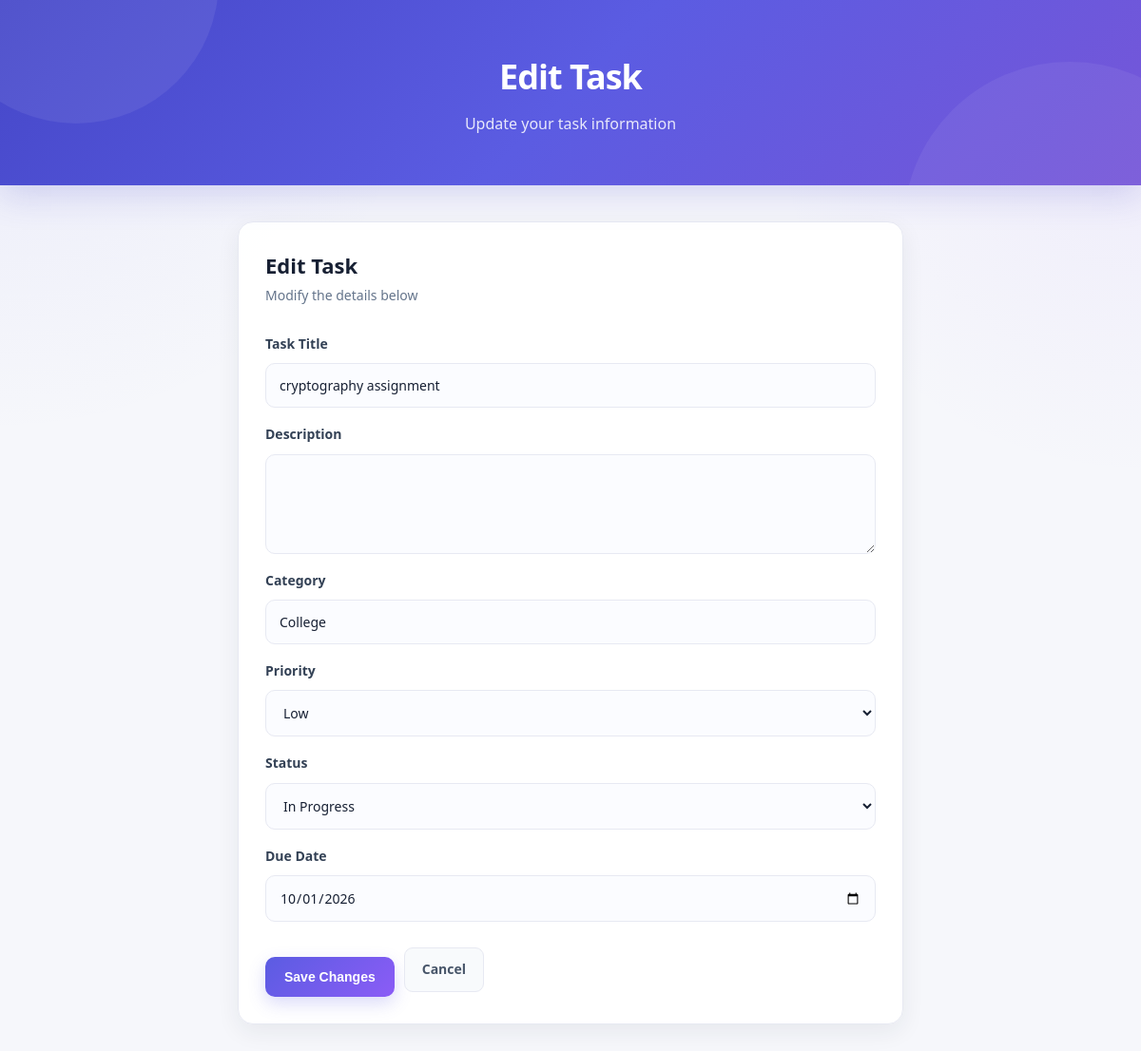
The app's page /edit/4 with its own data.
### tables this page shows
CREATE TABLE tasks (

            id INTEGER PRIMARY KEY AUTOINCREMENT,

            title TEXT NOT NULL,

            description TEXT,

            category TEXT NOT NULL DEFAULT 'General',

            priority TEXT NOT NULL DEFAULT 'Medium',

            status TEXT NOT NULL DEFAULT 'Pending',

            due_date TEXT,

            created_at TEXT NOT NULL DEFAULT CURRENT_TIMESTAMP

        );

### app.py (the view, shortened to what this page needs)
@app.route(
    "/edit/<int:task_id>",
    methods=["GET", "POST"]
)
def edit_task(task_id):
    conn = get_db_connection()
    task = conn.execute("""
        SELECT *
        FROM tasks
        WHERE id = ?
    """, (task_id,)).fetchone()
    conn.close()
    return render_template(
        "edit.html",
        task=task
    )

### app.py (called while the page is built)
def get_db_connection():
    conn = sqlite3.connect(DATABASE)
    conn.row_factory = sqlite3.Row
    return conn

### templates/edit.html (shortened to what this page needs)
<!DOCTYPE html>
<html lang="en">
<head>
    <link
        rel="stylesheet"
        href="{{ url_for(
            'static',
            filename='css/style.css'
        ) }}"
    >
</head>
<body>
<header class="main-header">
    <div class="header-content">
        <h1>
            Edit Task
        </h1>
        <p>
            Update your task information
        </p>
    </div>
</header>
<main class="container">
    <section class="card edit-card">
        <div class="section-heading">
            <div>
                <h2>
                    Edit Task
                </h2>
                <p class="section-subtitle">
                    Modify the details below
                </p>
            </div>
        </div>
        <form
            action="{{ url_for(
                'edit_task',
                task_id=task['id']
            ) }}"
            method="POST"
            class="task-form"
        >
            <label for="title">
                Task Title
            </label>
            <input
                type="text"
                id="title"
                name="title"
                value="{{ task['title'] }}"
                required
            >
            <label for="description">
                Description
            </label>
            <textarea
                id="description"
                name="description"
            >{{ task['description'] or '' }}</textarea>
            <label for="category">
                Category
            </label>
            <input
                type="text"
                id="category"
                name="category"
                value="{{ task['category'] }}"
            >
            <label for="priority">
                Priority
            </label>
            <select
                id="priority"
                name="priority"
            >
                <option
                    value="Low"
                    {% if task['priority'] == 'Low' %}
                        selected
                    {% endif %}
                >
                    Low
                </option>
            </select>
            <label for="status">
                Status
            </label>
            <select
                id="status"
                name="status"
            >
                <option
                    value="In Progress"
                    {% if task['status'] == 'In Progress' %}
                        selected
                    {% endif %}
                >
                    In Progress
                </option>
            </select>
            <label for="due_date">
                Due Date
            </label>
            <input
                type="date"
                id="due_date"
                name="due_date"
                value="{{ task['due_date'] or '' }}"
            >
            <div class="edit-actions">
                <button
                    type="submit"
                    class="primary-button"
                >
                    Save Changes
                </button>
                <a
                    href="{{ url_for('home') }}"
                    class="cancel-button"
                >
                    Cancel
                </a>
            </div>
        </form>
    </section>
</main>
</body>
</html>

### static/css/style.css (style rules this page uses)
* { box-sizing: border-box; margin: 0; padding: 0; }
:root { --primary: #5b5ce2; --primary-dark: #4748c7; --primary-soft: #eef0ff; --purple: #8b5cf6; --text: #172033; --text-light: #64748b; --white: #ffffff; --background: #f6f7fb; --border: #e7e9f2; --green: #16a34a; --green-soft: #eaf8ef; --orange: #ea8a00; --orange-soft: #fff4df; --red: #dc3545; --red-soft: #fff0f1; --blue: #2563eb; --blue-soft: #eaf2ff; --shadow-sm: 0 2px 8px rgba(30, 41, 59, 0.05); --shadow: 0 8px 25px rgba(30, 41, 59, 0.07); --shadow-lg: 0 18px 45px rgba(30, 41, 59, 0.11); --radius: 16px; }
body { min-height: 100vh; background: radial-gradient(circle at 0% 0%, rgba(91, 92, 226, 0.08), transparent 28%), radial-gradient(circle at 100% 10%, rgba(139, 92, 246, 0.07), transparent 25%), var(--background); color: var(--text); font-family: "Segoe UI", Arial, sans-serif; line-height: 1.6; }
.main-header { position: relative; overflow: hidden; background: linear-gradient( 135deg, #4547c8 0%, #5b5ce2 50%, #7656d8 100% ); color: white; padding: 52px 20px; text-align: center; box-shadow: 0 10px 35px rgba(71, 72, 199, 0.2); }
.main-header::before { content: ""; position: absolute; width: 300px; height: 300px; border-radius: 50%; background: rgba(255, 255, 255, 0.07); top: -170px; left: -70px; }
.main-header::after { content: ""; position: absolute; width: 350px; height: 350px; border-radius: 50%; background: rgba(255, 255, 255, 0.06); right: -100px; bottom: -220px; }
.header-content { position: relative; z-index: 2; max-width: 1100px; margin: auto; }
.main-header h1 { margin: 0; font-size: 36px; font-weight: 800; letter-spacing: -1px; }
.main-header p { margin-top: 8px; color: rgba(255, 255, 255, 0.86); font-size: 16px; }
.container { width: 91%; max-width: 1180px; margin: 38px auto; }
.card { background: rgba(255, 255, 255, 0.96); border: 1px solid var(--border); border-radius: var(--radius); padding: 28px; margin-bottom: 26px; box-shadow: var(--shadow); }
.card h2 { color: var(--text); font-size: 21px; font-weight: 750; margin-bottom: 6px; }
.section-heading { display: flex; align-items: center; justify-content: space-between; gap: 20px; margin-bottom: 20px; }
.section-heading h2 { margin: 0; font-size: 22px; }
.section-subtitle { color: var(--text-light); font-size: 14px; margin-top: 3px; }
.task-form { display: flex; flex-direction: column; gap: 9px; }
.task-form label { color: #334155; font-size: 14px; font-weight: 650; margin-top: 8px; }
.task-form input, .task-form textarea, .task-form select { width: 100%; border: 1px solid var(--border); border-radius: 10px; background: #fbfcff; color: var(--text); padding: 13px 14px; font-family: inherit; font-size: 14px; transition: 0.2s ease; }
.task-form textarea { min-height: 105px; resize: vertical; }
.primary-button { margin-top: 15px; border: none; border-radius: 10px; padding: 13px 20px; background: linear-gradient( 135deg, var(--primary), var(--purple) ); color: white; font-size: 14px; font-weight: 700; cursor: pointer; box-shadow: 0 7px 18px rgba(91, 92, 226, 0.22); transition: 0.25s ease; }
.edit-card { max-width: 700px; margin: 0 auto; }
.edit-actions { display: flex; align-items: center; gap: 10px; margin-top: 13px; }
.cancel-button { display: inline-block; border: 1px solid var(--border); border-radius: 9px; padding: 11px 18px; background: #f8fafc; color: #475569; text-decoration: none; font-size: 14px; font-weight: 700; transition: 0.2s ease; }

### records on screen
tasks: title "cryptography assignment", category "College", priority "Low", status "In Progress", due_date "10/01/2026"
